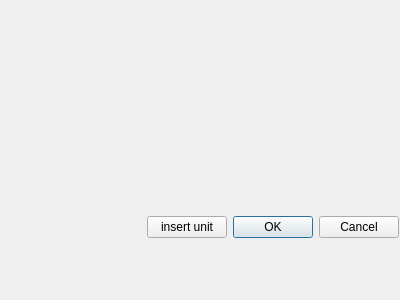
<?xml version="1.0" encoding="UTF-8"?>
<ui version="4.0">
 <class>Dialog</class>
 <widget class="QDialog" name="Dialog">
  <property name="geometry">
   <rect>
    <x>0</x>
    <y>0</y>
    <width>400</width>
    <height>300</height>
   </rect>
  </property>
  <property name="windowTitle">
   <string>insert session</string>
  </property>
  <widget class="QWidget" name="verticalLayoutWidget">
   <property name="geometry">
    <rect>
     <x>-1</x>
     <y>-1</y>
     <width>401</width>
     <height>301</height>
    </rect>
   </property>
   <layout class="QVBoxLayout" name="verticalLayout">
    <item>
     <widget class="QWidget" name="output_in_session_entered_units" native="true"/>
    </item>
    <item>
     <widget class="QWidget" name="btns" native="true">
      <widget class="QWidget" name="horizontalLayoutWidget">
       <property name="geometry">
        <rect>
         <x>-1</x>
         <y>-1</y>
         <width>401</width>
         <height>151</height>
        </rect>
       </property>
       <layout class="QHBoxLayout" name="horizontalLayout">
        <item>
         <spacer name="horizontalSpacer">
          <property name="orientation">
           <enum>Qt::Horizontal</enum>
          </property>
          <property name="sizeHint" stdset="0">
           <size>
            <width>40</width>
            <height>20</height>
           </size>
          </property>
         </spacer>
        </item>
        <item>
         <widget class="QPushButton" name="btn_insert_unit">
          <property name="sizePolicy">
           <sizepolicy hsizetype="Fixed" vsizetype="Fixed">
            <horstretch>0</horstretch>
            <verstretch>0</verstretch>
           </sizepolicy>
          </property>
          <property name="text">
           <string>insert unit</string>
          </property>
         </widget>
        </item>
        <item>
         <widget class="QDialogButtonBox" name="buttonBox">
          <property name="sizePolicy">
           <sizepolicy hsizetype="Fixed" vsizetype="Fixed">
            <horstretch>0</horstretch>
            <verstretch>0</verstretch>
           </sizepolicy>
          </property>
          <property name="orientation">
           <enum>Qt::Horizontal</enum>
          </property>
          <property name="standardButtons">
           <set>QDialogButtonBox::Cancel|QDialogButtonBox::Ok</set>
          </property>
          <property name="centerButtons">
           <bool>false</bool>
          </property>
         </widget>
        </item>
       </layout>
      </widget>
     </widget>
    </item>
   </layout>
  </widget>
 </widget>
 <resources/>
 <connections>
  <connection>
   <sender>buttonBox</sender>
   <signal>accepted()</signal>
   <receiver>Dialog</receiver>
   <slot>accept()</slot>
   <hints>
    <hint type="sourcelabel">
     <x>248</x>
     <y>254</y>
    </hint>
    <hint type="destinationlabel">
     <x>157</x>
     <y>274</y>
    </hint>
   </hints>
  </connection>
  <connection>
   <sender>buttonBox</sender>
   <signal>rejected()</signal>
   <receiver>Dialog</receiver>
   <slot>reject()</slot>
   <hints>
    <hint type="sourcelabel">
     <x>316</x>
     <y>260</y>
    </hint>
    <hint type="destinationlabel">
     <x>286</x>
     <y>274</y>
    </hint>
   </hints>
  </connection>
 </connections>
</ui>
